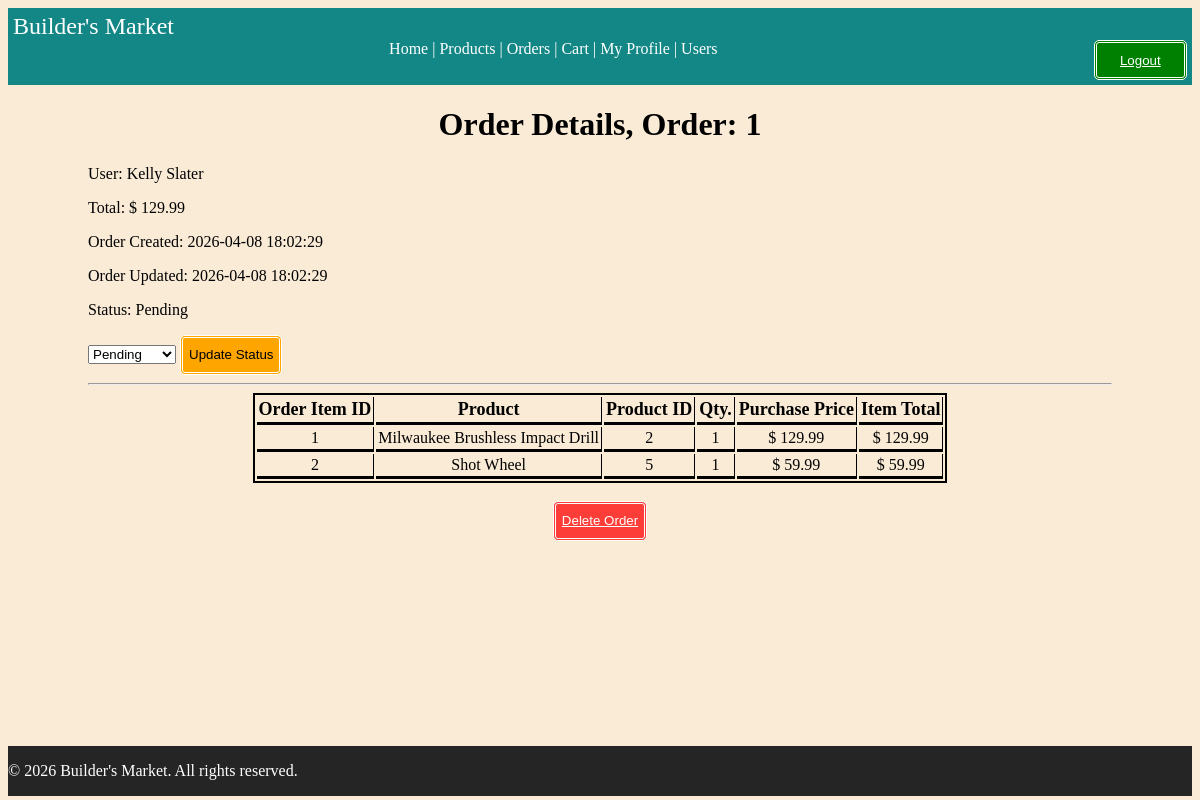
The app's page /orders/1 (signed in) with its own data.
### tables this page shows
CREATE TABLE orders (
    order_id INTEGER PRIMARY KEY,
    user_id INTEGER NOT NULL,
    total DECIMAL(10, 2) NOT NULL,
    status VARCHAR(50) NOT NULL DEFAULT 'Pending',
    created_at DATETIME DEFAULT CURRENT_TIMESTAMP,
    updated_at DATETIME DEFAULT CURRENT_TIMESTAMP,
    FOREIGN KEY (user_id) REFERENCES users(user_id) ON DELETE CASCADE
);

CREATE TABLE users (
    user_id INTEGER PRIMARY KEY,
    username VARCHAR(50) NOT NULL UNIQUE,
    email VARCHAR(255) NOT NULL UNIQUE,
    password_hash VARCHAR(255) NOT NULL,
    is_active INTEGER DEFAULT 0,
    mfa_secret TEXT NULL, 
    mfa_enabled INTEGER DEFAULT 0,
    created_at DATETIME DEFAULT CURRENT_TIMESTAMP,
    updated_at DATETIME DEFAULT CURRENT_TIMESTAMP
);

CREATE TABLE order_items (
    order_item_id INTEGER PRIMARY KEY,
    order_id INTEGER NOT NULL,
    product_id INTEGER NOT NULL,
    quantity INTEGER NOT NULL,
    purchase_price DECIMAL(10, 2) NOT NULL,
    FOREIGN KEY (order_id) REFERENCES orders(order_id) ON DELETE CASCADE,
    FOREIGN KEY (product_id) REFERENCES products(product_id) ON DELETE CASCADE
);

CREATE TABLE products (
    product_id INTEGER PRIMARY KEY,
    product_name VARCHAR(50) NOT NULL,
    description TEXT NOT NULL,
    price DECIMAL(10, 2) NOT NULL,
    quantity INT NOT NULL,
    image_file TEXT NULL,
    created_at DATETIME DEFAULT CURRENT_TIMESTAMP,
    updated_at DATETIME DEFAULT CURRENT_TIMESTAMP
);

### routes/orders.py (the view)
@orders_bp.route('/<int:order_id>', methods=['GET'])
@require_auth
def order_details(order_id):
    order = Order.GetByID(order_id)
    if not order:
        abort(404)
    items = OrderItem.GetByOrder(order_id)
    if g.user.role not in ["Admin", "Moderator"]:
        if order["user_id"] != g.user.user_id:
            abort(403)
    return render_template('order/orders_detail.html', order=order, items = items)

### auth/auths.py (called while the page is built)
def require_auth(f):
    @wraps(f)
    def wrapped_view(*args, **kwargs):
        if not g.get("user"):
          abort(401)
        user = g.user
        if getattr(user, "is_2fa_enabled", False) and not session.get("2fa_verified", False):
            flash('This Route is 2FA protected. Please enable 2FA to view it')
            abort(403)
        return f(*args, **kwargs)
    return wrapped_view

### database/connection.py (called while the page is built)
def get_connection():
    try:
        conn = sqlite3.connect(Config.DATABASE)
        conn.row_factory = sqlite3.Row
        return conn
    except Error as e:
        print(f"Database connection error: {e}")
        return None

### models/order.py (called while the page is built)
    @staticmethod
    def GetByID(order_id):
        db = get_connection()
        try:
            return db.execute("""
                SELECT o.*, u.username
                FROM orders o
                JOIN users u ON o.user_id = u.user_id
                WHERE order_id = ?
            """, (order_id,)).fetchone()
        finally:
            db.close()

    @staticmethod
    def GetByOrder(order_id):
        db = get_connection()
        rows = db.execute("""
                         SELECT oi.*, p.product_name,
                        oi.quantity,
                            oi.purchase_price AS price,
                            (oi.quantity * oi.purchase_price) AS item_total
                         FROM order_items oi
                         JOIN products p
                         ON oi.product_id = p.product_id
                         WHERE oi.order_id = ?
                         """, (order_id,)).fetchall()
        db.close()
        return rows

### models/users.py (called while the page is built)
    @staticmethod
    def FromID(user_id : int):
        db = get_connection()
        try:
            row = db.execute("""
                             SELECT u.*, r.role_name
                             FROM users u
                             LEFT JOIN user_roles ur ON u.user_id = ur.user_id
                             LEFT JOIN roles r ON ur.role_id = r.role_id
                             WHERE u.user_id = ?
                             """, (user_id,)).fetchone()
            return User._BuildUser(row, db)
        finally:
            db.close()

### templates/order/orders_detail.html (shortened to what this page needs)
{% extends "base.html" %}
{% block content %}
<h1> Order Details, Order: {{order.order_id}}  </h1>
<p> User: {{order.username}}</p>
    <p>Total: $ {{order.total}} </p>
    <p> Order Created: {{order.created_at }} <p> Order Updated: {{order.updated_at}} </p> </p>
<p> Status: {{order.status}}</p>
{% if 'order.edit' in g.user.permissions  %}
<form method="POST" action="{{ url_for('orders.update_order', order_id=order.order_id) }}">
    <select name="status">
        <option value="pending">Pending</option>
    </select>
    <button type="submit" class="orangeButton">Update Status</button>
</form>
{% endif %}
<hr>
<div class="order-table-container">
<table class="order-table">
    <thead>
    <tr>
        <th> Order Item ID</th>
        <th> Product</th>
        <th> Product ID </th>
        <th> Qty.</th>
        <th> Purchase Price </th>
        <th>  Item Total </th>
    </tr>
    </thead>
    <tbody>
    {% for item in items %}
    <tr>
        <td> {{ item.order_item_id}} </td>
        <td> {{ item.product_name }}</td>
        <td> {{item.product_id}}</td>
        <td> {{item.quantity }} </td>
        <td> $ {{item.price}}</td>
        <td> $ {{item.item_total}}</td>
    </tr>
    {% endfor %}
    </tbody>
</table>
</div>
    <br>
    {% if 'order.delete.own' in g.user.permissions %}
     {% if 'order.delete.all' in g.user.permissions %}
    <button class="redButton delete-grid">
        <a  href="{{ url_for ('orders.delete_order', order_id= order.order_id)}}">
            Delete Order</a>
    </button>
    {% endif %}
    {% endif %}
{% endblock %}

### static/css/style.css (style rules this page uses)
html, body { height: 99%; }
body { display: flex; flex-direction: column; background-color: antiquewhite; min-height: 98.5vh; }
h1 { text-align: center; }
a { color: white; }
button { border-radius: 5px; border-width: 3px; border-color: rgb(255, 255, 255); border-style: double ; height: 3em; }
.redButton { background-color: rgba(255, 0, 0, 0.74); }
.orangeButton { background-color: orange; }
.order-table-container { display: flex; justify-content: center; }
.order-table { border: 2px black solid; }
.order-table th { font-size: 18px; }
.order-table th, .order-table td { padding: 2px; border-bottom: 3px solid black; border-right: 1px black solid; text-align: center; }
.delete-grid { text-align: center; grid-template-columns: 1fr; margin: auto; display: block; }

### records on screen
orders: order_id "1", total "129.99", created_at "2026-04-08 18:02:29", updated_at "2026-04-08 18:02:29", status "Pending"
users: username "Kelly Slater"
order_items: order_item_id "1", product_name "Milwaukee Brushless Impact Drill", product_id "2", quantity "1", price "129.99", item_total "129.99"
order_items: order_item_id "2", product_name "Shot Wheel", product_id "5", quantity "1", price "59.99", item_total "59.99"
